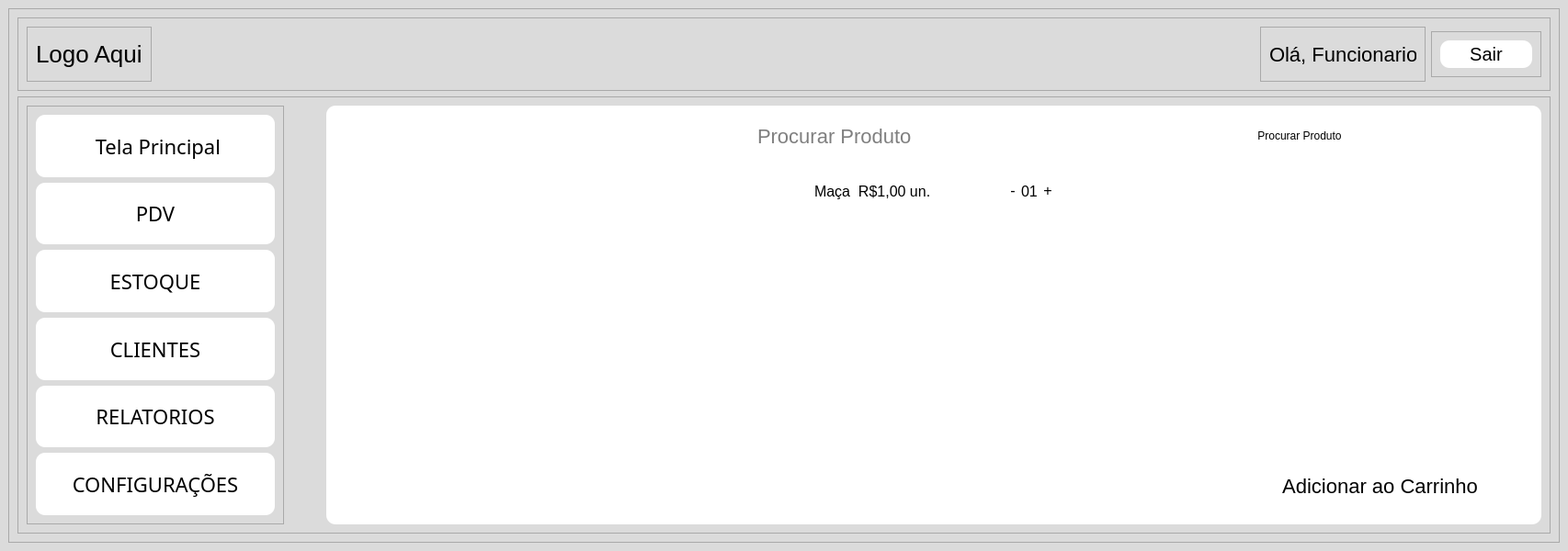
<?xml version="1.0" encoding="UTF-8"?>
<ui version="4.0">
 <class>PDV</class>
 <widget class="QMainWindow" name="PDV">
  <property name="geometry">
   <rect>
    <x>0</x>
    <y>0</y>
    <width>800</width>
    <height>600</height>
   </rect>
  </property>
  <property name="windowTitle">
   <string>MainWindow</string>
  </property>
  <widget class="QWidget" name="centralwidget">
   <property name="styleSheet">
    <string notr="true">background-color: rgb(219, 219, 219);</string>
   </property>
   <layout class="QVBoxLayout" name="verticalLayout">
    <item>
     <widget class="QFrame" name="layout">
      <property name="styleSheet">
       <string notr="true">background-color: #DBDBDB;</string>
      </property>
      <property name="frameShape">
       <enum>QFrame::Shape::StyledPanel</enum>
      </property>
      <property name="frameShadow">
       <enum>QFrame::Shadow::Raised</enum>
      </property>
      <layout class="QVBoxLayout" name="verticalLayout_2">
       <item>
        <widget class="QFrame" name="layout_menu">
         <property name="maximumSize">
          <size>
           <width>16777215</width>
           <height>80</height>
          </size>
         </property>
         <property name="styleSheet">
          <string notr="true"/>
         </property>
         <property name="frameShape">
          <enum>QFrame::Shape::StyledPanel</enum>
         </property>
         <property name="frameShadow">
          <enum>QFrame::Shadow::Raised</enum>
         </property>
         <layout class="QHBoxLayout" name="horizontalLayout">
          <item>
           <widget class="QFrame" name="layout_logo">
            <property name="maximumSize">
             <size>
              <width>200</width>
              <height>170</height>
             </size>
            </property>
            <property name="frameShape">
             <enum>QFrame::Shape::StyledPanel</enum>
            </property>
            <property name="frameShadow">
             <enum>QFrame::Shadow::Raised</enum>
            </property>
            <layout class="QVBoxLayout" name="verticalLayout_5">
             <item alignment="Qt::AlignmentFlag::AlignHCenter|Qt::AlignmentFlag::AlignVCenter">
              <widget class="QLabel" name="txt_logo_aqui">
               <property name="maximumSize">
                <size>
                 <width>200</width>
                 <height>200</height>
                </size>
               </property>
               <property name="styleSheet">
                <string notr="true">font-size: 26px;
</string>
               </property>
               <property name="text">
                <string>Logo Aqui</string>
               </property>
              </widget>
             </item>
            </layout>
           </widget>
          </item>
          <item>
           <spacer name="espaco_menu">
            <property name="orientation">
             <enum>Qt::Orientation::Horizontal</enum>
            </property>
            <property name="sizeType">
             <enum>QSizePolicy::Policy::Fixed</enum>
            </property>
            <property name="sizeHint" stdset="0">
             <size>
              <width>1200</width>
              <height>20</height>
             </size>
            </property>
           </spacer>
          </item>
          <item>
           <widget class="QFrame" name="layout_nome">
            <property name="maximumSize">
             <size>
              <width>180</width>
              <height>16777215</height>
             </size>
            </property>
            <property name="frameShape">
             <enum>QFrame::Shape::StyledPanel</enum>
            </property>
            <property name="frameShadow">
             <enum>QFrame::Shadow::Raised</enum>
            </property>
            <layout class="QHBoxLayout" name="horizontalLayout_2">
             <item>
              <widget class="QLabel" name="txt_nome">
               <property name="styleSheet">
                <string notr="true">font-size: 22px;</string>
               </property>
               <property name="text">
                <string>Olá, Funcionario</string>
               </property>
              </widget>
             </item>
            </layout>
           </widget>
          </item>
          <item>
           <widget class="QFrame" name="layout_sair">
            <property name="maximumSize">
             <size>
              <width>160</width>
              <height>50</height>
             </size>
            </property>
            <property name="frameShape">
             <enum>QFrame::Shape::StyledPanel</enum>
            </property>
            <property name="frameShadow">
             <enum>QFrame::Shadow::Raised</enum>
            </property>
            <layout class="QVBoxLayout" name="verticalLayout_3">
             <item>
              <widget class="QPushButton" name="btn_sair">
               <property name="minimumSize">
                <size>
                 <width>100</width>
                 <height>25</height>
                </size>
               </property>
               <property name="maximumSize">
                <size>
                 <width>160</width>
                 <height>50</height>
                </size>
               </property>
               <property name="styleSheet">
                <string notr="true">font-size: 20px;
background: #FFFFFF;
border-radius: 10px;
</string>
               </property>
               <property name="text">
                <string>Sair</string>
               </property>
              </widget>
             </item>
            </layout>
           </widget>
          </item>
         </layout>
        </widget>
       </item>
       <item>
        <widget class="QFrame" name="layout_tela_principal">
         <property name="frameShape">
          <enum>QFrame::Shape::StyledPanel</enum>
         </property>
         <property name="frameShadow">
          <enum>QFrame::Shadow::Raised</enum>
         </property>
         <layout class="QHBoxLayout" name="horizontalLayout_3">
          <item>
           <widget class="QFrame" name="layout_botoes_menu">
            <property name="maximumSize">
             <size>
              <width>280</width>
              <height>1677</height>
             </size>
            </property>
            <property name="styleSheet">
             <string notr="true">font-family: 24px;</string>
            </property>
            <property name="frameShape">
             <enum>QFrame::Shape::StyledPanel</enum>
            </property>
            <property name="frameShadow">
             <enum>QFrame::Shadow::Raised</enum>
            </property>
            <layout class="QVBoxLayout" name="verticalLayout_4">
             <item>
              <widget class="QPushButton" name="btn_tela_principal">
               <property name="maximumSize">
                <size>
                 <width>325</width>
                 <height>75</height>
                </size>
               </property>
               <property name="styleSheet">
                <string notr="true">background: #FFFFFF;
box-shadow: 5px 5px 2px rgba(0, 0, 0, 0.4);
border-radius: 10px;
font-size: 22px;
</string>
               </property>
               <property name="text">
                <string> Tela Principal</string>
               </property>
              </widget>
             </item>
             <item>
              <widget class="QPushButton" name="btn_pdv">
               <property name="maximumSize">
                <size>
                 <width>315</width>
                 <height>75</height>
                </size>
               </property>
               <property name="styleSheet">
                <string notr="true">background: #FFFFFF;
border-radius: 10px;
font-size: 22px;
</string>
               </property>
               <property name="text">
                <string>PDV</string>
               </property>
              </widget>
             </item>
             <item>
              <widget class="QPushButton" name="btn_estoque">
               <property name="maximumSize">
                <size>
                 <width>315</width>
                 <height>75</height>
                </size>
               </property>
               <property name="styleSheet">
                <string notr="true">background: #FFFFFF;
border-radius: 10px;
font-size: 22px;
</string>
               </property>
               <property name="text">
                <string>ESTOQUE</string>
               </property>
              </widget>
             </item>
             <item>
              <widget class="QPushButton" name="btn_clientes">
               <property name="maximumSize">
                <size>
                 <width>315</width>
                 <height>75</height>
                </size>
               </property>
               <property name="styleSheet">
                <string notr="true">background: #FFFFFF;
border-radius: 10px;
font-size: 22px;
</string>
               </property>
               <property name="text">
                <string>CLIENTES</string>
               </property>
              </widget>
             </item>
             <item>
              <widget class="QPushButton" name="btn_relatorios">
               <property name="maximumSize">
                <size>
                 <width>315</width>
                 <height>75</height>
                </size>
               </property>
               <property name="styleSheet">
                <string notr="true">background: #FFFFFF;
border-radius: 10px;
font-size: 22px;
</string>
               </property>
               <property name="text">
                <string>RELATORIOS</string>
               </property>
              </widget>
             </item>
             <item>
              <widget class="QPushButton" name="btn_configuracoes">
               <property name="maximumSize">
                <size>
                 <width>315</width>
                 <height>75</height>
                </size>
               </property>
               <property name="styleSheet">
                <string notr="true">background: #FFFFFF;
border-radius: 10px;
font-size: 22px;
</string>
               </property>
               <property name="text">
                <string>CONFIGURAÇÕES</string>
               </property>
              </widget>
             </item>
            </layout>
           </widget>
          </item>
          <item>
           <spacer name="espaco_botoes_info">
            <property name="orientation">
             <enum>Qt::Orientation::Horizontal</enum>
            </property>
            <property name="sizeType">
             <enum>QSizePolicy::Policy::Fixed</enum>
            </property>
            <property name="sizeHint" stdset="0">
             <size>
              <width>40</width>
              <height>20</height>
             </size>
            </property>
           </spacer>
          </item>
          <item>
           <widget class="QFrame" name="layout_info_principal">
            <property name="styleSheet">
             <string notr="true">background-color: rgb(255, 255, 255);
border-radius: 10px;</string>
            </property>
            <property name="frameShape">
             <enum>QFrame::Shape::StyledPanel</enum>
            </property>
            <property name="frameShadow">
             <enum>QFrame::Shadow::Raised</enum>
            </property>
            <layout class="QVBoxLayout" name="verticalLayout_6">
             <item>
              <widget class="QFrame" name="layout_pesquisar_produto">
               <property name="maximumSize">
                <size>
                 <width>16777215</width>
                 <height>50</height>
                </size>
               </property>
               <property name="frameShape">
                <enum>QFrame::Shape::StyledPanel</enum>
               </property>
               <property name="frameShadow">
                <enum>QFrame::Shadow::Raised</enum>
               </property>
               <layout class="QGridLayout" name="gridLayout">
                <item row="0" column="2">
                 <widget class="QPushButton" name="btn_procurar_produto">
                  <property name="text">
                   <string>Procurar Produto</string>
                  </property>
                 </widget>
                </item>
                <item row="0" column="1" alignment="Qt::AlignmentFlag::AlignHCenter">
                 <widget class="QLineEdit" name="input_pesquisar_produto">
                  <property name="maximumSize">
                   <size>
                    <width>300</width>
                    <height>16777215</height>
                   </size>
                  </property>
                  <property name="styleSheet">
                   <string notr="true">font-size: 22px;</string>
                  </property>
                  <property name="placeholderText">
                   <string>Procurar Produto</string>
                  </property>
                 </widget>
                </item>
                <item row="0" column="0">
                 <spacer name="horizontalSpacer">
                  <property name="orientation">
                   <enum>Qt::Orientation::Horizontal</enum>
                  </property>
                  <property name="sizeType">
                   <enum>QSizePolicy::Policy::Minimum</enum>
                  </property>
                  <property name="sizeHint" stdset="0">
                   <size>
                    <width>300</width>
                    <height>20</height>
                   </size>
                  </property>
                 </spacer>
                </item>
               </layout>
              </widget>
             </item>
             <item>
              <widget class="QFrame" name="layout_info_principal_1">
               <property name="frameShape">
                <enum>QFrame::Shape::StyledPanel</enum>
               </property>
               <property name="frameShadow">
                <enum>QFrame::Shadow::Raised</enum>
               </property>
               <layout class="QVBoxLayout" name="verticalLayout_8">
                <item alignment="Qt::AlignmentFlag::AlignHCenter|Qt::AlignmentFlag::AlignTop">
                 <widget class="QFrame" name="layout_resultado_pesquisa">
                  <property name="styleSheet">
                   <string notr="true">font-size:16px;
</string>
                  </property>
                  <property name="frameShape">
                   <enum>QFrame::Shape::StyledPanel</enum>
                  </property>
                  <property name="frameShadow">
                   <enum>QFrame::Shadow::Raised</enum>
                  </property>
                  <layout class="QHBoxLayout" name="horizontalLayout_4">
                   <item alignment="Qt::AlignmentFlag::AlignLeft">
                    <widget class="QLabel" name="txt_produto_resultado_pesquisa">
                     <property name="text">
                      <string>Maça  R$1,00 un.</string>
                     </property>
                    </widget>
                   </item>
                   <item>
                    <spacer name="horizontalSpacer_2">
                     <property name="orientation">
                      <enum>Qt::Orientation::Horizontal</enum>
                     </property>
                     <property name="sizeHint" stdset="0">
                      <size>
                       <width>80</width>
                       <height>20</height>
                      </size>
                     </property>
                    </spacer>
                   </item>
                   <item>
                    <widget class="QPushButton" name="btn_menos">
                     <property name="text">
                      <string>-</string>
                     </property>
                    </widget>
                   </item>
                   <item>
                    <widget class="QLabel" name="txt_quant_produto">
                     <property name="text">
                      <string>01</string>
                     </property>
                    </widget>
                   </item>
                   <item>
                    <widget class="QPushButton" name="btn_mais">
                     <property name="text">
                      <string>+</string>
                     </property>
                    </widget>
                   </item>
                  </layout>
                 </widget>
                </item>
                <item alignment="Qt::AlignmentFlag::AlignRight">
                 <widget class="QPushButton" name="btn_adc_carrinho">
                  <property name="minimumSize">
                   <size>
                    <width>315</width>
                    <height>47</height>
                   </size>
                  </property>
                  <property name="maximumSize">
                   <size>
                    <width>315</width>
                    <height>16777215</height>
                   </size>
                  </property>
                  <property name="styleSheet">
                   <string notr="true">font-size:22px;
</string>
                  </property>
                  <property name="text">
                   <string>Adicionar ao Carrinho</string>
                  </property>
                 </widget>
                </item>
               </layout>
              </widget>
             </item>
            </layout>
           </widget>
          </item>
         </layout>
        </widget>
       </item>
      </layout>
     </widget>
    </item>
   </layout>
  </widget>
 </widget>
 <resources/>
 <connections/>
</ui>
